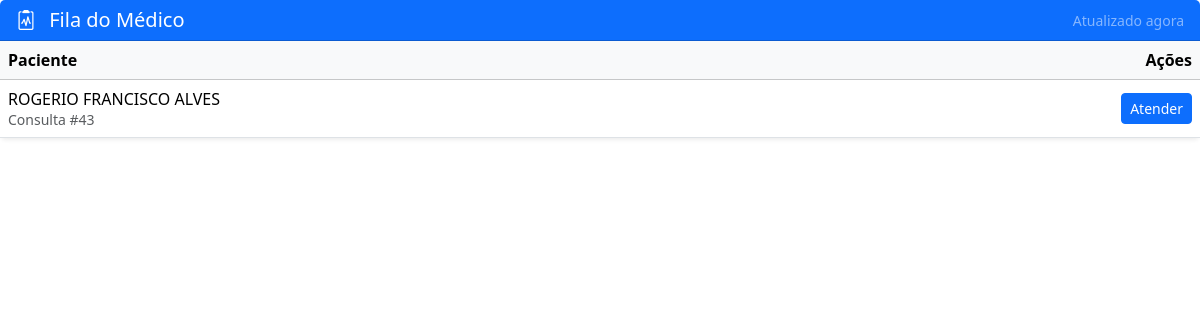
/consulta/fila-medico/, run on an earlier commit of the app's database.
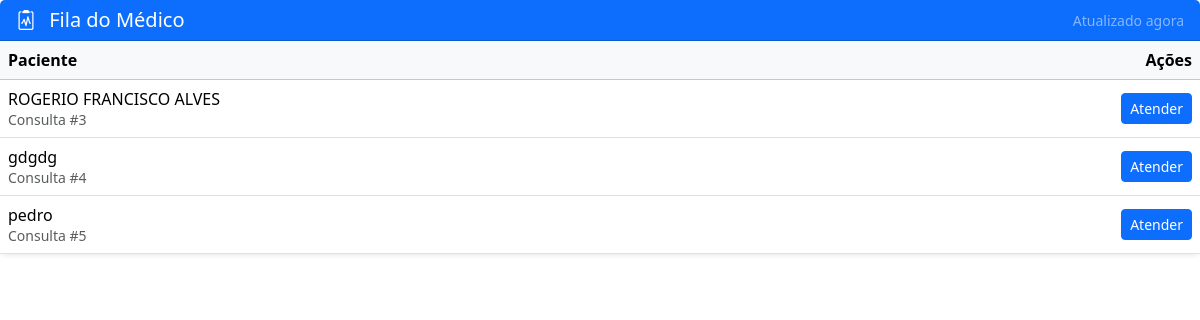
And on a later commit of the database.
### consulta/models.py (models this page shows, shortened)
class Consulta(models.Model):
    paciente = models.ForeignKey(
        Paciente,
        on_delete=models.CASCADE
    )
    medico = models.ForeignKey(
        Medico,
        on_delete=models.CASCADE,
        null=True,
        blank=True
    )
    status = models.CharField(
        max_length=30,
        default='AGUARDANDO_TRIAGEM'
    )
    data = models.DateTimeField(auto_now_add=True)

### pacientes/models.py (models this page shows, shortened)
class Paciente(models.Model):
    nome = models.CharField(max_length=100)
    idade = models.IntegerField()
    cpf = models.CharField(max_length=14, unique=True)

### consulta/views.py (the view)
# urls.py: path('fila-medico/', views.fila_medico, name='fila_medico'),
def fila_medico(request):
    consultas = Consulta.objects.filter(status='AGUARDANDO_MEDICO')
    return render(request, 'consulta/fila_medico.html', {
        'consultas': consultas
    })

### consulta/templates/consulta/fila_medico.html (shortened to what this page needs)
<link href="https://cdn.jsdelivr.net/npm/bootstrap@5.3.2/dist/css/bootstrap.min.css" rel="stylesheet">
<link href="https://cdn.jsdelivr.net/npm/bootstrap-icons@1.11.1/font/bootstrap-icons.css" rel="stylesheet">
<div class="card shadow-sm border-0">
    <div class="card-header bg-primary text-white d-flex justify-content-between align-items-center">
        <h5 class="mb-0">
            <i class="bi bi-clipboard2-pulse me-2"></i>
            Fila do Médico
        </h5>
        <small id="status-atualizacao" class="text-white-50">
            Atualizado agora
        </small>
    </div>
    <div class="card-body p-0">
        <div class="table-responsive">
            <table class="table table-hover mb-0 align-middle">
                <thead class="table-light">
                    <tr>
                        <th>Paciente</th>
                        <th class="text-end">Ações</th>
                    </tr>
                </thead>
                <tbody id="fila-medico-body">
                    {% include 'consulta/fila_medico_partial.html' %}
                </tbody>
            </table>
        </div>
    </div>
</div>

### consulta/templates/consulta/fila_medico_partial.html
{% for consulta in consultas %}
<tr>
    <td>
        {{ consulta.paciente.nome }} <br>
        <small class="text-muted">
            Consulta #{{ consulta.id }}
        </small>
    </td>
    <td class="text-end">
        <a href="{% url 'atender_consulta' consulta.id %}"
           class="btn btn-sm btn-primary">
            Atender
        </a>
    </td>
</tr>
{% empty %}
<tr>
    <td colspan="2" class="text-center text-muted">
        Nenhum paciente aguardando médico
    </td>
</tr>
{% endfor %}

What changed in the data, as far as the page shows it:
removed Consulta: paciente.nome "ROGERIO FRANCISCO ALVES", id "43"
now on this page (row edited): Consulta: paciente.nome "ROGERIO FRANCISCO ALVES", id "3"
now on this page (row edited): Consulta: paciente.nome "gdgdg", id "4"
now on this page (row edited): Consulta: paciente.nome "pedro", id "5"
